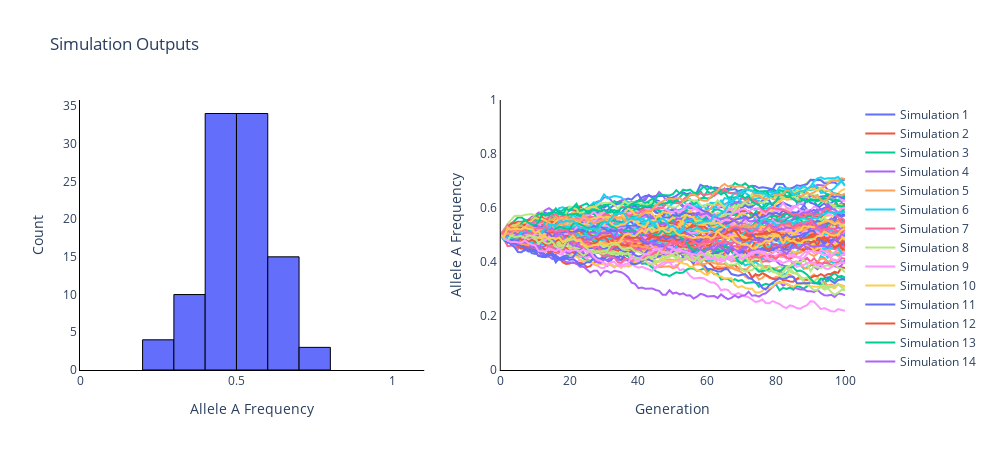

Source (notebook cell):
### Code cell
allele_simulation(0.5, 1, 1, 1, 1000, 100, 100)
